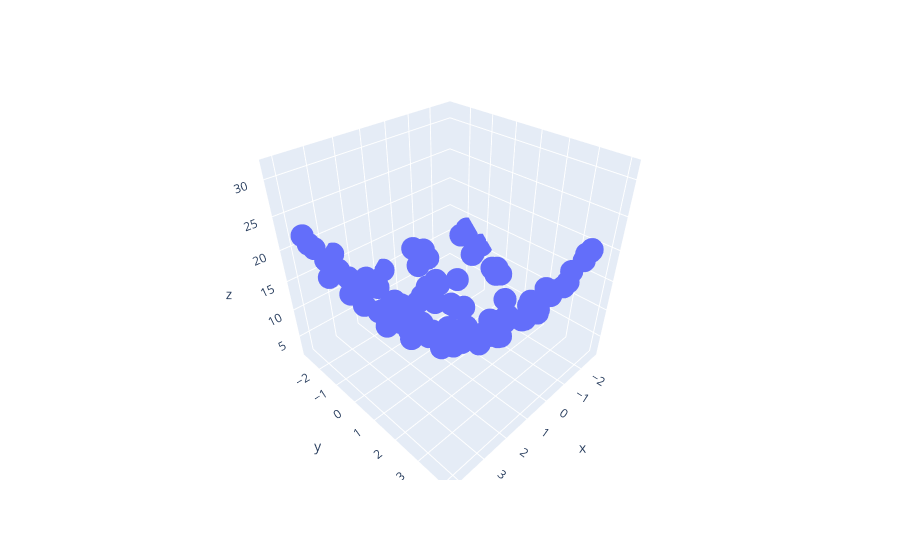

Notebook source saved alongside this figure:
### Code cell
import plotly.express as px
df = px.data.iris()
fig = px.scatter_3d(df, x = x.ravel(), y = y.ravel(), z = z.ravel())
fig.show()
